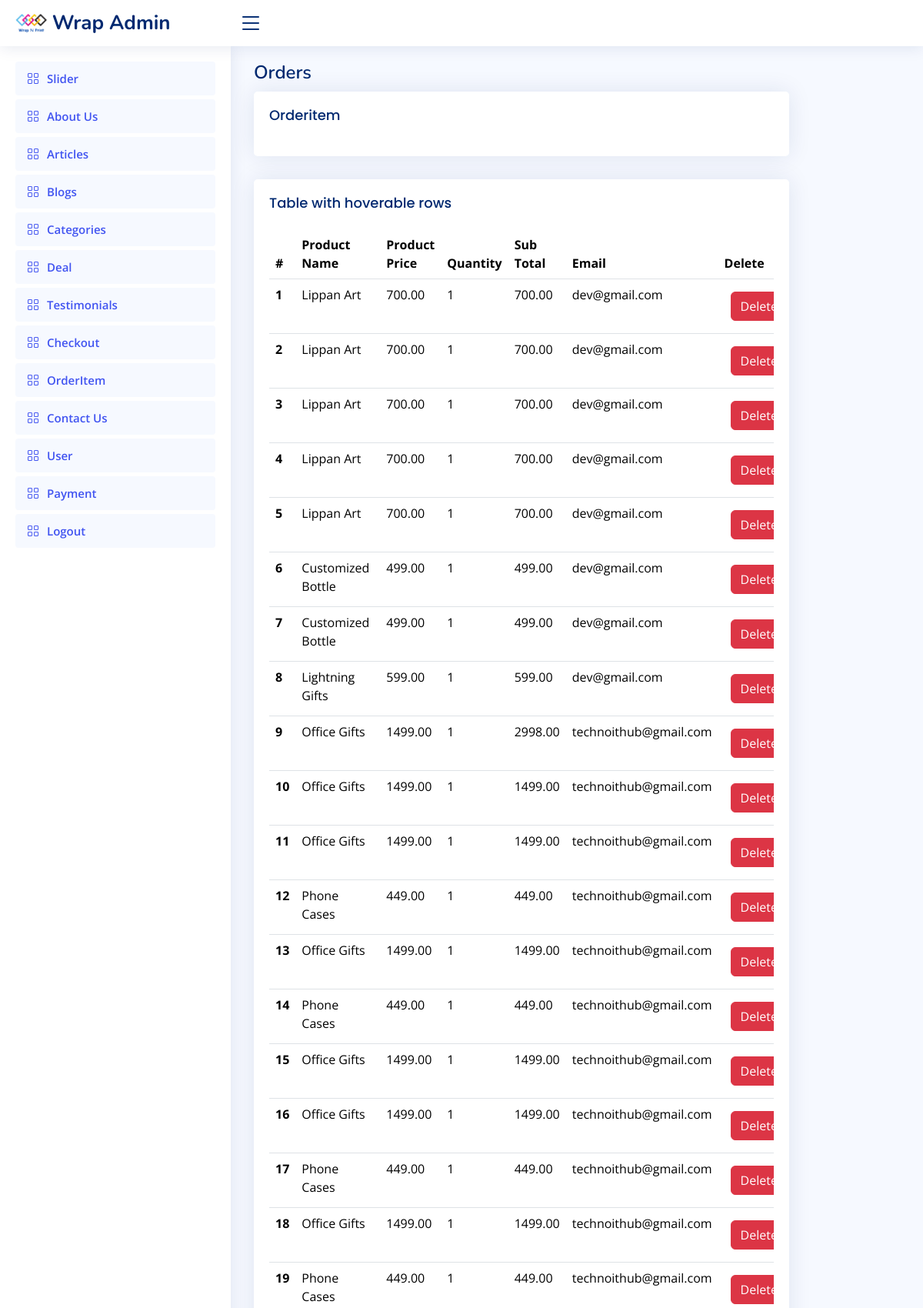
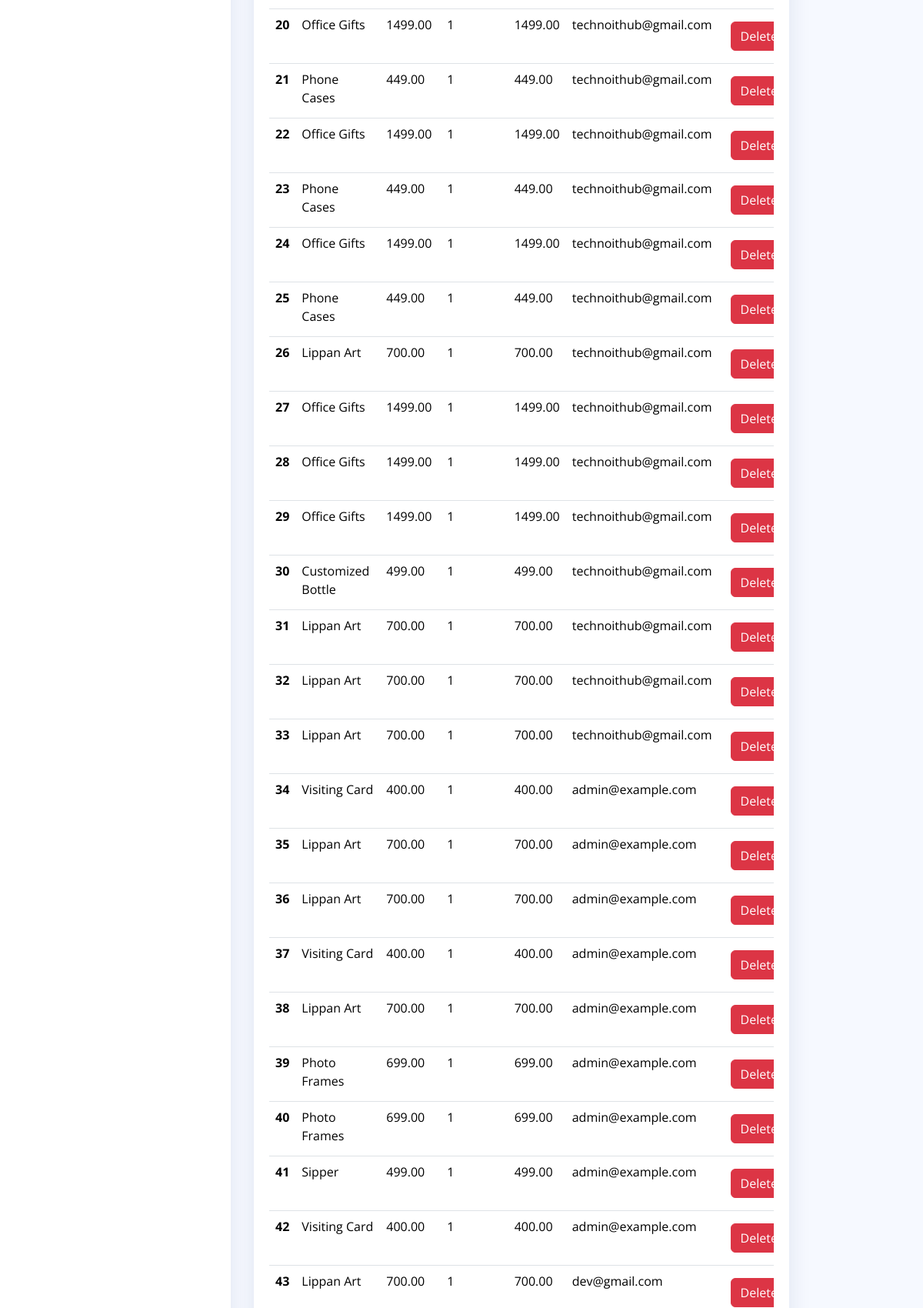
Screenshot of /panel/Orderitem1/ (signed in, upper part) with the database file from the repository (2 pictures, top to bottom).
### user/models.py (models this page shows)
class OrderItem(models.Model):
    product_name = models.CharField(max_length=100)
    product_price = models.DecimalField(max_digits=10, decimal_places=2)
    quantity = models.IntegerField(default=1)
    subtotal = models.DecimalField(max_digits=10, decimal_places=2)
    email=models.CharField(max_length=20)

### panel/views.py (the view)
# urls.py: path('Orderitem1/',Orderitem1),
def Orderitem1(request):
    queryset=OrderItem.objects.all()
    context={'OrderItem':queryset}
    return render(request,'Orderitem.html',context)

### panel/templates/Orderitem.html
{% extends 'header1.html'%}
{% block content %}
  <main id="main" class="main">
    <div class="pagetitle">
      <h1>Orders</h1>
    </div>
    <section class="section">
      <div class="row">
        <div class="col-lg-10">
          <div class="card">
            <div class="card-body">
              <h5 class="card-title">Orderitem</h5>
            </div>
          </div>
          <div class="card">
            <div class="card-body">
              <h5 class="card-title">Table with hoverable rows</h5>
              <div class="table-responsive">
              <table class="table table-hover">
                <thead>
                  <tr>
                    <th scope="col">#</th>
                    <th scope="col">Product Name</th>
                    <th scope="col">Product Price</th>
                    <th scope="col">Quantity</th>
                    <th scope="col">Sub Total</th>
                    <th scope="col">Email</th>
                    <th scope="col">Delete</th>
                </thead>
                <tbody>
                  {% for variable in OrderItem %}
                  <tr >
                  <th scope="row">{{ forloop.counter }}</th>
                  <td>{{variable.product_name}}</td>
                  <td>{{variable.product_price}}</td>
                  <td>{{variable.quantity}}</td>
                  <td>{{variable.subtotal}}</td>
                  <td>{{variable.email}}</td>
                  <td><a href="/panel/deleterow13/{{variable.id}}/" class="btn btn-danger m-2">Delete</a></td>
                  </tr>
                  {% endfor %}
                </tbody>
              </table>
              </div>
            </div>
          </div>
        </div>
      </div>
    </section>
  </main>
  {% endblock %}

### panel/static/assets/css/style.css (style rules this page uses)
:root { scroll-behavior: smooth; }
body { font-family: "Open Sans", sans-serif; background: #f6f9ff; color: #444444; }
a { color: #4154f1; text-decoration: none; }
h1, h2, h3, h4, h5, h6 { font-family: "Nunito", sans-serif; }
#main { margin-top: 60px; padding: 20px 30px; transition: all 0.3s; }
.pagetitle { margin-bottom: 10px; }
.pagetitle h1 { font-size: 24px; margin-bottom: 0; font-weight: 600; color: #012970; }
.card { margin-bottom: 30px; border: none; border-radius: 5px; box-shadow: 0px 0 30px rgba(1, 41, 112, 0.1); }
.card-title { padding: 20px 0 15px 0; font-size: 18px; font-weight: 500; color: #012970; font-family: "Poppins", sans-serif; }
.card-body { padding: 0 20px 20px 20px; }
@media (min-width: 1200px) { #main, #footer { margin-left: 300px; } }

### rows the page displays
OrderItem: product_name "Lippan Art", product_price "700.00", quantity "1", subtotal "700.00", email "dev@gmail.com"
OrderItem: product_name "Lippan Art", product_price "700.00", quantity "1", subtotal "700.00", email "dev@gmail.com"
OrderItem: product_name "Lippan Art", product_price "700.00", quantity "1", subtotal "700.00", email "dev@gmail.com"
OrderItem: product_name "Lippan Art", product_price "700.00", quantity "1", subtotal "700.00", email "dev@gmail.com"
OrderItem: product_name "Lippan Art", product_price "700.00", quantity "1", subtotal "700.00", email "dev@gmail.com"
OrderItem: product_name "Customized Bottle", product_price "499.00", quantity "1", subtotal "499.00", email "dev@gmail.com"
OrderItem: product_name "Customized Bottle", product_price "499.00", quantity "1", subtotal "499.00", email "dev@gmail.com"
OrderItem: product_name "Lightning Gifts", product_price "599.00", quantity "1", subtotal "599.00", email "dev@gmail.com"
OrderItem: product_name "Office Gifts", product_price "1499.00", quantity "1", subtotal "2998.00", email "technoithub@gmail.com"
OrderItem: product_name "Office Gifts", product_price "1499.00", quantity "1", subtotal "1499.00", email "technoithub@gmail.com"
OrderItem: product_name "Office Gifts", product_price "1499.00", quantity "1", subtotal "1499.00", email "technoithub@gmail.com"
OrderItem: product_name "Phone Cases", product_price "449.00", quantity "1", subtotal "449.00", email "technoithub@gmail.com"
OrderItem: product_name "Office Gifts", product_price "1499.00", quantity "1", subtotal "1499.00", email "technoithub@gmail.com"
OrderItem: product_name "Phone Cases", product_price "449.00", quantity "1", subtotal "449.00", email "technoithub@gmail.com"
OrderItem: product_name "Office Gifts", product_price "1499.00", quantity "1", subtotal "1499.00", email "technoithub@gmail.com"
OrderItem: product_name "Office Gifts", product_price "1499.00", quantity "1", subtotal "1499.00", email "technoithub@gmail.com"
OrderItem: product_name "Phone Cases", product_price "449.00", quantity "1", subtotal "449.00", email "technoithub@gmail.com"
OrderItem: product_name "Office Gifts", product_price "1499.00", quantity "1", subtotal "1499.00", email "technoithub@gmail.com"
OrderItem: product_name "Phone Cases", product_price "449.00", quantity "1", subtotal "449.00", email "technoithub@gmail.com"
OrderItem: product_name "Office Gifts", product_price "1499.00", quantity "1", subtotal "1499.00", email "technoithub@gmail.com"
OrderItem: product_name "Phone Cases", product_price "449.00", quantity "1", subtotal "449.00", email "technoithub@gmail.com"
OrderItem: product_name "Office Gifts", product_price "1499.00", quantity "1", subtotal "1499.00", email "technoithub@gmail.com"
OrderItem: product_name "Phone Cases", product_price "449.00", quantity "1", subtotal "449.00", email "technoithub@gmail.com"
OrderItem: product_name "Office Gifts", product_price "1499.00", quantity "1", subtotal "1499.00", email "technoithub@gmail.com"
OrderItem: product_name "Phone Cases", product_price "449.00", quantity "1", subtotal "449.00", email "technoithub@gmail.com"
OrderItem: product_name "Lippan Art", product_price "700.00", quantity "1", subtotal "700.00", email "technoithub@gmail.com"
OrderItem: product_name "Office Gifts", product_price "1499.00", quantity "1", subtotal "1499.00", email "technoithub@gmail.com"
OrderItem: product_name "Office Gifts", product_price "1499.00", quantity "1", subtotal "1499.00", email "technoithub@gmail.com"
OrderItem: product_name "Office Gifts", product_price "1499.00", quantity "1", subtotal "1499.00", email "technoithub@gmail.com"
OrderItem: product_name "Customized Bottle", product_price "499.00", quantity "1", subtotal "499.00", email "technoithub@gmail.com"
OrderItem: product_name "Lippan Art", product_price "700.00", quantity "1", subtotal "700.00", email "technoithub@gmail.com"
OrderItem: product_name "Lippan Art", product_price "700.00", quantity "1", subtotal "700.00", email "technoithub@gmail.com"
OrderItem: product_name "Lippan Art", product_price "700.00", quantity "1", subtotal "700.00", email "technoithub@gmail.com"
OrderItem: product_name "Visiting Card", product_price "400.00", quantity "1", subtotal "400.00", email "admin@example.com"
OrderItem: product_name "Lippan Art", product_price "700.00", quantity "1", subtotal "700.00", email "admin@example.com"
OrderItem: product_name "Lippan Art", product_price "700.00", quantity "1", subtotal "700.00", email "admin@example.com"
OrderItem: product_name "Visiting Card", product_price "400.00", quantity "1", subtotal "400.00", email "admin@example.com"
OrderItem: product_name "Lippan Art", product_price "700.00", quantity "1", subtotal "700.00", email "admin@example.com"
OrderItem: product_name "Photo Frames", product_price "699.00", quantity "1", subtotal "699.00", email "admin@example.com"
OrderItem: product_name "Photo Frames", product_price "699.00", quantity "1", subtotal "699.00", email "admin@example.com"
OrderItem: product_name "Sipper", product_price "499.00", quantity "1", subtotal "499.00", email "admin@example.com"
OrderItem: product_name "Visiting Card", product_price "400.00", quantity "1", subtotal "400.00", email "admin@example.com"
OrderItem: product_name "Lippan Art", product_price "700.00", quantity "1", subtotal "700.00", email "dev@gmail.com"
